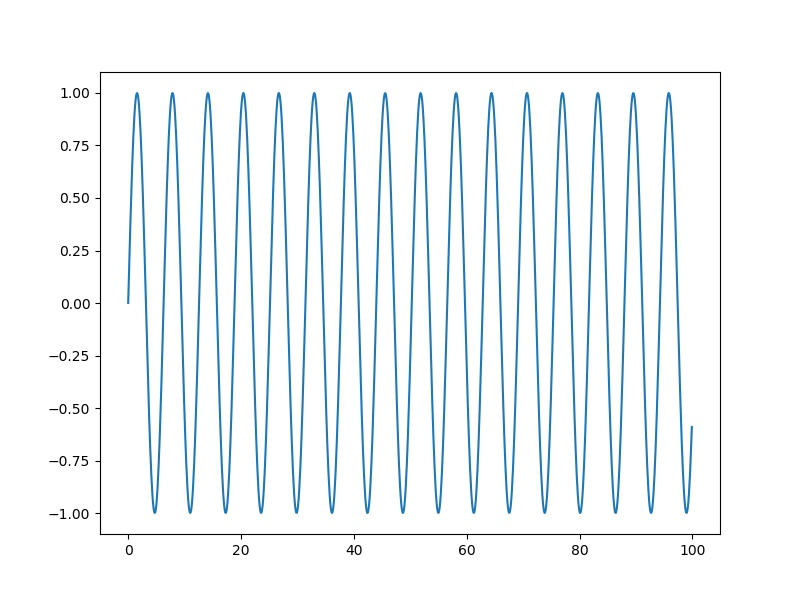
#> input picture py/ml/a.png, 800 x 600 px, found by its file name
$ python skcluster.py
#> lines starting #> are read from the running program, lines starting #| are printed output that depends on the picture
# -*- coding: utf-8 -*-
import imageio
from sklearn.cluster import KMeans, spectral_clustering
from skimage import color, transform, segmentation
import numpy as np
import matplotlib.pyplot as plt
import time


def readim(fname, coeff):
    img = imageio.imread(fname)
    gray_img = color.rgb2gray(img)
    gray_img = transform.rescale(gray_img, 0.4)
    m, n = gray_img.shape
    return np.array([[i, j, gray_img[i, j]] for i in range(m) for j in range(n)])


def kmeans_classify(X, fname, cl):
    labels = KMeans(cl).fit_predict(X)
    plt.figure(figsize=(6, 6))
    plt.scatter(X[:, 0], X[:, 1], c=labels, cmap=plt.get_cmap('prism'))
    plt.savefig(fname)
    plt.close()


def spectral_classify(X, fname, cls):
    labels = spectral_clustering(X, cls, eigen_solver='amg')
    plt.figure(figsize=(6, 6))
    plt.scatter(X[:, 0], X[:, 1], c=labels, cmap=plt.get_cmap('prism'))
    plt.savefig(fname)
    plt.close()


if __name__ == '__main__':
    coeffs = [600, 1500, 3125, 5000, 8000, 15000]
    clusters = [300, 500, 800, 1500]
    fn = r'C:\Users\gc_zc\Desktop\pyprj\data\A.png'
    X = imageio.imread(fn)
#> X is the input picture: shape (600, 800, 3); mean R, G, B 239.8, 244.9, 247.4
    segments = segmentation.slic(X, n_segments=140, compactness=2)
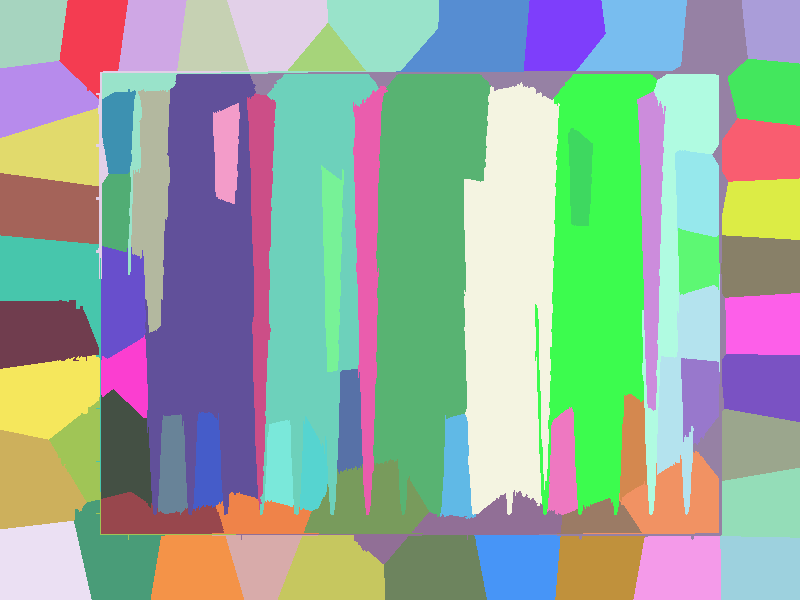
#> segments: shape (600, 800) int64; 74 distinct labels, from 1 to 74; one colour per label, 0 black
    plt.imshow(segments)
    plt.show()

    for cluster in clusters:
        for coeff in coeffs:
            pass
            # [6 lines of commented-out code are left out]

$ run again, with py/ml/0N_ODS_with_differ_heat_treatment.png copied over py/ml/a.png
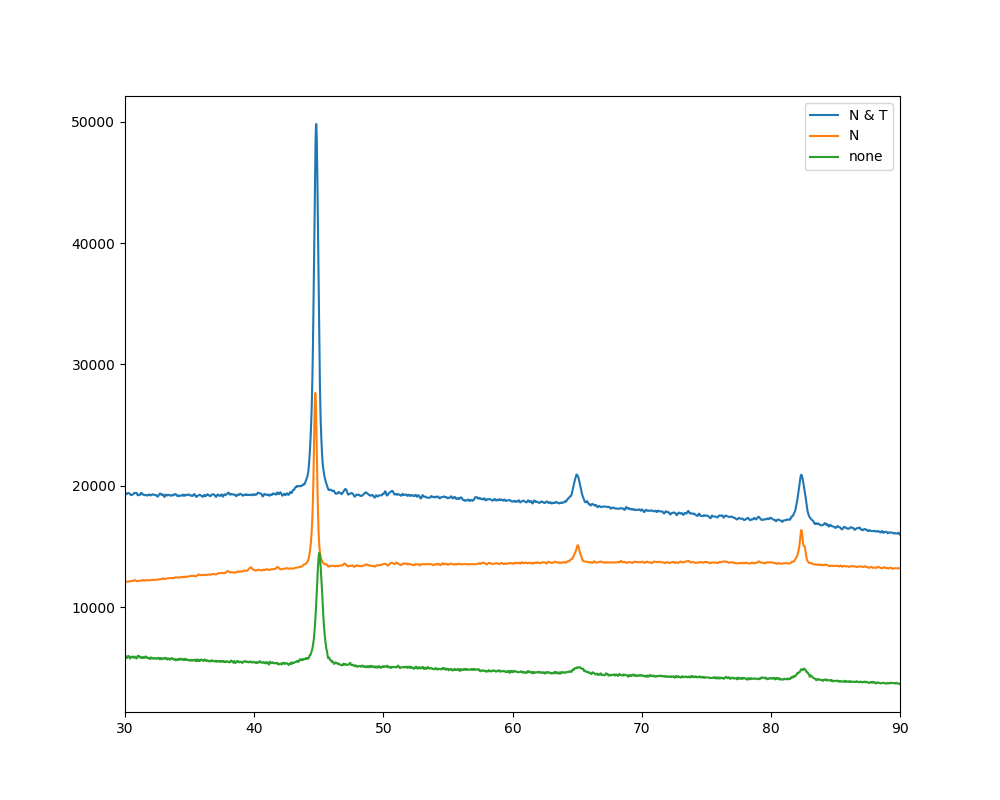
#> input picture py/ml/0N_ODS_with_differ_heat_treatment.png, 1000 x 800 px, found by its file name
#> X is the input picture: shape (800, 1000, 4); mean R, G, B, A 251.8, 252.2, 251.7, 255
#> `segments = segmentation.slic(X, n_segments=140, compactness=2)`:
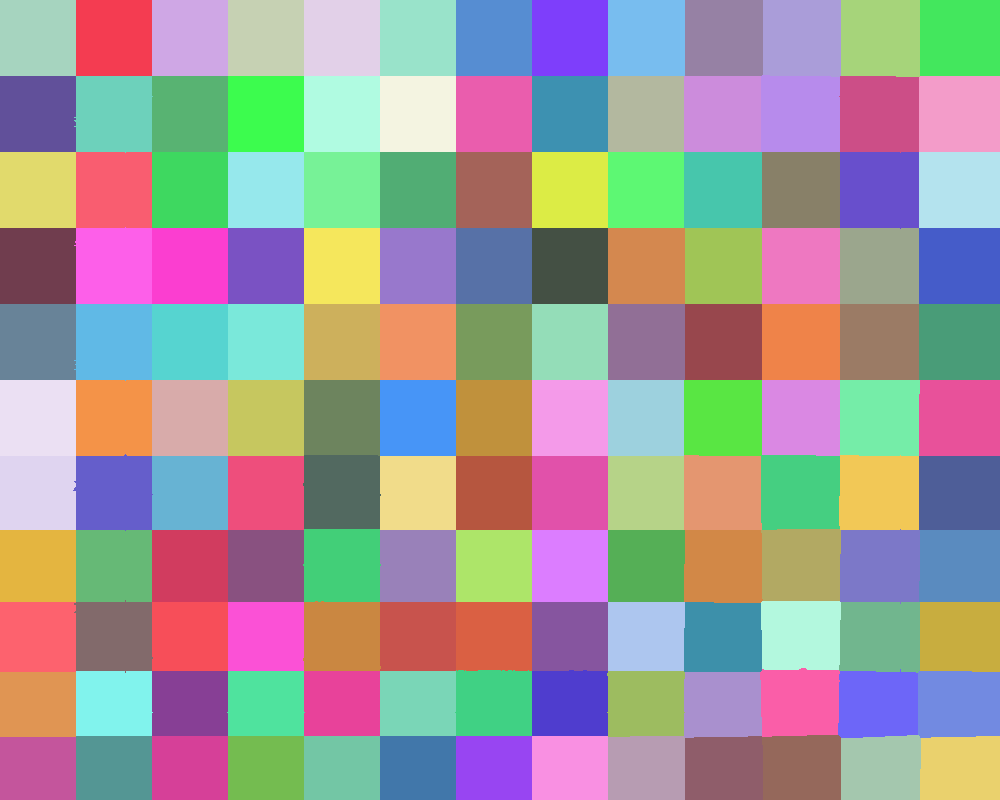
#> segments: shape (800, 1000) int64; 143 distinct labels, from 1 to 143; one colour per label, 0 black
